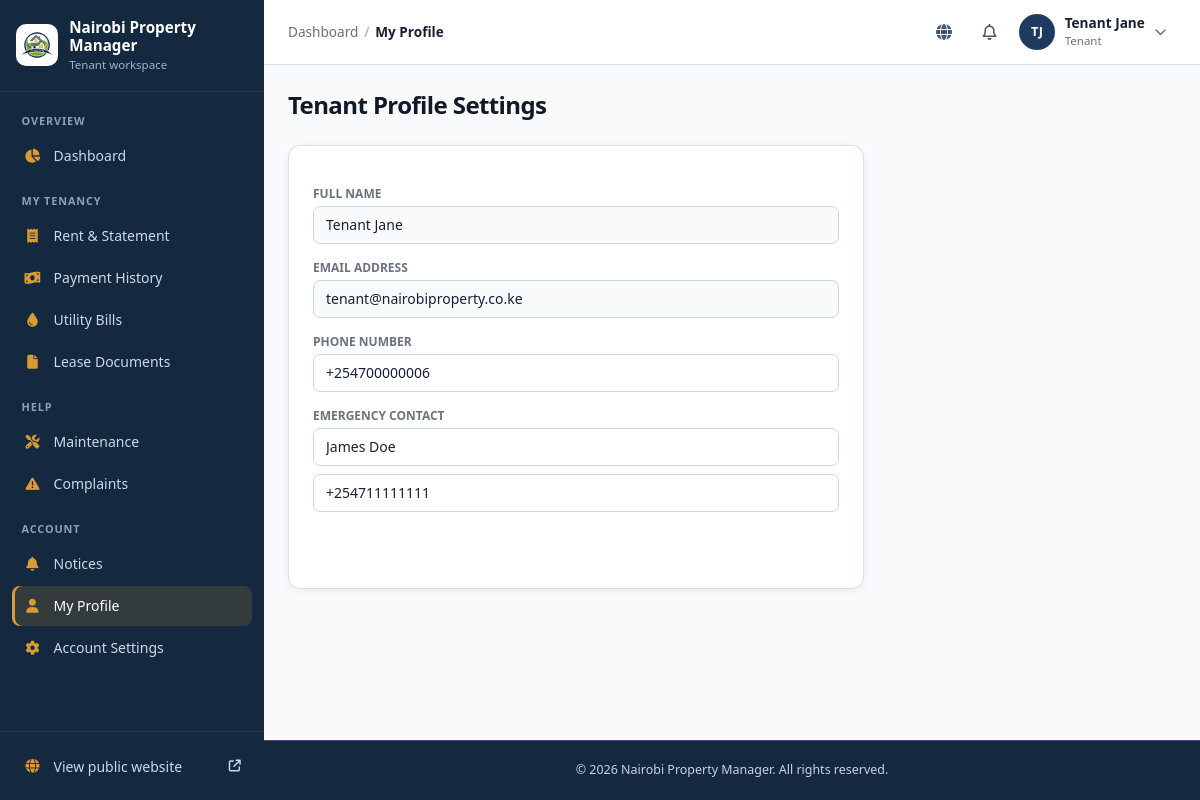
Page /tenant/profile.php (signed in) on the committed database.
### tables this page shows
CREATE TABLE IF NOT EXISTS tenants (
    id INT AUTO_INCREMENT PRIMARY KEY,
    user_id INT NULL,
    full_name VARCHAR(100) NOT NULL,
    phone VARCHAR(20) NOT NULL,
    email VARCHAR(150) NOT NULL,
    national_id VARCHAR(50) NOT NULL UNIQUE,
    gender ENUM('Male', 'Female', 'Other') NOT NULL,
    date_of_birth DATE NULL,
    emergency_contact_name VARCHAR(100),
    emergency_contact_phone VARCHAR(20),
    occupation VARCHAR(100),
    employer VARCHAR(100),
    current_address TEXT,
    profile_photo VARCHAR(255),
    status ENUM('Active', 'Inactive', 'Evicted', 'Blacklisted') DEFAULT 'Active',
    created_at TIMESTAMP DEFAULT CURRENT_TIMESTAMP,
    FOREIGN KEY (user_id) REFERENCES users(id) ON DELETE SET NULL
);

### config/auth.php (called while the page is built, shortened)
<?php
function isLoggedIn() {
    return isset($_SESSION['user_id']) && !empty($_SESSION['user_id']);
}
function getCurrentUser() {
    return [
        'id' => $_SESSION['user_id'] ?? null,
        'role_id' => $_SESSION['role_id'] ?? null,
        'role_name' => $_SESSION['role_name'] ?? null,
        'full_name' => $_SESSION['full_name'] ?? '',
        'email' => $_SESSION['email'] ?? ''
    ];
}
function dashboardPathForRole($role_name) {
    if ($role_name === 'Tenant') return 'tenant/dashboard.php';
    return 'public/index.php?error=role_portal_unavailable';
}

### includes/shell.php (called while the page is built, shortened)
<?php
require_once __DIR__ . '/../config/modules.php';
require_once __DIR__ . '/functions.php';
function shell_notifications(int $userId): array {
    static $cache = [];
    if (!isset($cache[$userId])) {
        $db = db();
        $count = $db->prepare('SELECT COUNT(*) FROM notifications WHERE user_id = ? AND is_read = 0');
        $count->execute([$userId]);
        $latest = $db->prepare('SELECT id, title, message, is_read, created_at FROM notifications WHERE user_id = ? ORDER BY created_at DESC, id DESC LIMIT 6');
        $latest->execute([$userId]);
        $cache[$userId] = ['unread' => (int)$count->fetchColumn(), 'latest' => $latest->fetchAll()];
    }
    return $cache[$userId];
}
function current_module_key(): ?string {
    $script = str_replace('\\', '/', $_SERVER['SCRIPT_NAME'] ?? '');
    return null;
}
function shell_breadcrumbs(string $dashboardUrl, ?string $pageTitle): array {
    $script = str_replace('\\', '/', $_SERVER['SCRIPT_NAME'] ?? '');
    $crumbs = [['Dashboard', $dashboardUrl]];
    $key = current_module_key();
    $crumbs[] = [$pageTitle ?? 'Page', null];
    return $crumbs;
}
function user_initials(string $name): string {
    $words = preg_split('/\s+/', trim($name)) ?: [];
    $initials = '';
    foreach (array_slice($words, 0, 2) as $word) $initials .= mb_strtoupper(mb_substr($word, 0, 1));
    return $initials !== '' ? $initials : '?';
}

### config/modules.php (called while the page is built, shortened)
<?php
require_once __DIR__ . '/auth.php';
function app_modules(): array {
    $managers = ['Super Admin', 'Property Manager'];
    $finance = ['Super Admin', 'Property Manager', 'Accountant'];
}

### includes/functions.php (called while the page is built, shortened)
<?php
function e($string) {
    return htmlspecialchars($string ?? '', ENT_QUOTES, 'UTF-8');
}

### tenant/profile.php (the view, shortened to what this page needs)
<?php
require_once __DIR__ . '/../config/auth.php';
require_once __DIR__ . '/../includes/functions.php';
$db = db();
$user = getCurrentUser();
$tenant_stmt = $db->prepare("SELECT * FROM tenants WHERE user_id = ?");
$tenant_stmt->execute([$user['id']]);
$tenant = $tenant_stmt->fetch();
$page_title = 'My Profile';
include __DIR__ . '/../includes/layout_top.php';
?>
            <h1 class="text-2xl font-bold text-gray-900">Tenant Profile Settings</h1>
            <div class="bg-white p-6 rounded-xl border border-gray-100 shadow-sm max-w-xl">
                <form method="POST" class="space-y-4">
                    <div>
                        <label class="block text-xs font-semibold text-gray-500 uppercase mb-1">Full Name</label>
                        <input type="text" disabled value="<?php echo e($tenant['full_name']); ?>" class="w-full px-3 py-2 border border-gray-200 rounded-lg text-sm bg-gray-50 text-gray-500">
                    </div>
                    <div>
                        <label class="block text-xs font-semibold text-gray-500 uppercase mb-1">Email Address</label>
                        <input type="email" disabled value="<?php echo e($tenant['email']); ?>" class="w-full px-3 py-2 border border-gray-200 rounded-lg text-sm bg-gray-50 text-gray-500">
                    </div>
                    <div>
                        <label class="block text-xs font-semibold text-gray-500 uppercase mb-1">Phone Number</label>
                    <input type="text" name="phone_number" value="<?php echo e($tenant['phone']); ?>" class="w-full px-3 py-2 border border-gray-300 rounded-lg text-sm outline-none">
                    </div>
                    <div>
                        <label class="block text-xs font-semibold text-gray-500 uppercase mb-1">Emergency Contact</label>
                        <input type="text" name="emergency_contact_name" value="<?php echo e($tenant['emergency_contact_name'] ?? ''); ?>" placeholder="Contact name" class="w-full px-3 py-2 border border-gray-300 rounded-lg text-sm outline-none">
                        <input type="tel" name="emergency_contact_phone" value="<?php echo e($tenant['emergency_contact_phone'] ?? ''); ?>" placeholder="Contact phone" class="w-full mt-2 px-3 py-2 border border-gray-300 rounded-lg text-sm outline-none">
                    </div>
                    <button type="submit" class="bg-primary text-white font-semibold px-4 py-2 rounded-lg text-sm">Save Changes</button>
                </form>
            </div>
<?php include __DIR__ . '/../includes/layout_bottom.php'; ?>

### includes/navbar.php (shortened to what this page needs)
<?php
require_once __DIR__ . '/../config/auth.php';
require_once __DIR__ . '/functions.php';
$currentUser = getCurrentUser();
$isPublicPage = strpos($_SERVER['SCRIPT_NAME'] ?? '', '/public/') !== false || basename($_SERVER['SCRIPT_NAME'] ?? '') === 'index.php';
$role = $currentUser['role_name'] ?? '';
$dashboardUrl = $currentUser ? BASE_URL . '/' . dashboardPathForRole($role) : '';
?>
<?php if ($isPublicPage): ?>
<header class="public-header">
  <div class="site-container public-header-inner">
    <a class="brand" href="<?php echo BASE_URL; ?>/" aria-label="<?php echo e(APP_NAME); ?> home"><img class="brand-logo" src="<?php echo BASE_URL; ?>/assets/houselogo.avif" alt=""><span><?php echo e(APP_NAME); ?></span></a>
    <button type="button" class="mobile-menu-toggle" aria-controls="public-navigation" aria-expanded="false" aria-label="Open navigation"><span></span><span></span><span></span></button>
    <nav id="public-navigation" class="public-navigation" aria-label="Main navigation">
      <a href="<?php echo BASE_URL; ?>/" <?php echo basename($_SERVER['SCRIPT_NAME'] ?? '') === 'index.php' ? 'aria-current="page"' : ''; ?>>Home</a>
      <a href="<?php echo BASE_URL; ?>/public/properties.php">Properties</a>
      <a href="<?php echo BASE_URL; ?>/#services">Services</a>
      <a href="<?php echo BASE_URL; ?>/#about">About</a>
      <a href="<?php echo BASE_URL; ?>/public/contact.php">Contact</a>
      <span class="public-nav-actions">
        <?php if ($currentUser): ?>
          <?php if ($dashboardUrl !== ''): ?><a class="nav-login" href="<?php echo $dashboardUrl; ?>">My dashboard</a><?php endif; ?>
          <form method="post" action="<?php echo BASE_URL; ?>/api/logout.php"><?php echo csrf_field(); ?><button class="nav-cta" type="submit">Log out</button></form>
        <?php else: ?>
           <a class="nav-login" href="<?php echo BASE_URL; ?>/public/register.php">Register</a>
          <a class="nav-login" href="<?php echo BASE_URL; ?>/public/login.php">Log in</a>
          <a class="nav-cta" href="<?php echo BASE_URL; ?>/public/properties.php">Find a home</a>
        <?php endif; ?>
      </span>
    </nav>
  </div>
</header>
<?php else:
    require_once __DIR__ . '/shell.php';
    $crumbs = shell_breadcrumbs($dashboardUrl, $page_title ?? null);
    $bell = $currentUser ? shell_notifications((int)$currentUser['id']) : ['unread' => 0, 'latest' => []];
?>
<header class="app-topbar">
  <div class="app-topbar-inner">
    <nav class="topbar-breadcrumb hidden sm:block" aria-label="Breadcrumb"><ol>
      <?php foreach ($crumbs as $index => [$label, $url]): $isLast = $index === count($crumbs) - 1; ?>
        <li<?php echo $isLast ? ' aria-current="page"' : ''; ?>><?php if ($url && !$isLast): ?><a href="<?php echo e($url); ?>"><?php echo e($label); ?></a><?php else: ?><?php echo e($label); ?><?php endif; ?></li>
      <?php endforeach; ?>
    </ol></nav>
    <div class="topbar-actions">
      <a class="topbar-icon hidden sm:inline-flex" href="<?php echo BASE_URL; ?>/" target="_blank" rel="noopener" title="View public website" aria-label="View public website (opens in a new tab)"><i class="fa-solid fa-globe" aria-hidden="true"></i></a>
      <details class="topbar-menu">
        <summary class="topbar-icon" aria-label="Notifications<?php echo $bell['unread'] ? ', ' . $bell['unread'] . ' unread' : ''; ?>">
          <i class="fa-regular fa-bell" aria-hidden="true"></i>
        </summary>
      </details>
      <details class="topbar-menu">
        <summary class="topbar-user" aria-label="Account menu for <?php echo e($currentUser['full_name'] ?? ''); ?>">
          <span class="avatar" aria-hidden="true"><?php echo e(user_initials($currentUser['full_name'] ?? '')); ?></span>
          <span class="topbar-user-text hidden md:block"><strong><?php echo e($currentUser['full_name'] ?? ''); ?></strong><small><?php echo e($role); ?></small></span>
          <i class="fa-solid fa-chevron-down text-xs text-gray-500 hidden md:inline" aria-hidden="true"></i>
        </summary>
      </details>
    </div>
  </div>
</header>
<?php endif; ?>

### assets/app.css (style rules this page uses)
:root { --color-primary: #1e3a5f; --color-secondary: #14283f; --color-accent: #d89b32; --color-success: #198754; --color-danger: #dc3545; }
body { font-family: 'Inter', system-ui, -apple-system, BlinkMacSystemFont, "Segoe UI", Roboto, "Helvetica Neue", Arial, sans-serif; background-color: #f8fafc; color: #1e293b; margin: 0; padding: 0; -webkit-font-smoothing: antialiased; }
:root { --site-ink:#172033; --site-muted:#566175; --site-navy:#1e3a5f; --site-blue:#345c82; --site-pale:#eaf2f8; --site-line:#d9e1ea; --site-accent:#d89b32; --site-link:#22566e; }
html { scroll-behavior:smooth; }
:root { --primary: #1e3a5f; --primary-dark: #14283f; --primary-light: #eaf2f8; --secondary: #14283f; --accent: #d89b32; --background: #f4f7fb; --surface-soft: #eef3f8; --surface: #ffffff; --text: #172033; --text-muted: #667085; --border: #d9e1ea; --success: #198754; --warning: #d99a00; --danger: #dc3545; --shadow-sm: 0 2px 8px rgba(15, 23, 42, .06); --shadow-md: 0 8px 25px rgba(15, 23, 42, .08); --radius-sm: 7px; --radius-md: 12px; --radius-lg: 16px; }
html { color-scheme: light; }
body { color:var(--text); background:var(--background); font-family:Inter,system-ui,-apple-system,"Segoe UI",sans-serif; }
body.bg-gray-50,.bg-gray-50 { background-color:var(--background); }
.text-gray-800 { color:var(--text); }
h1,h2,h3,h4 { color:#1c3542; letter-spacing:-.025em; }
a,button,input,select,textarea { -webkit-tap-highlight-color:transparent; }
button { cursor:pointer; transition:background-color .16s ease,color .16s ease,border-color .16s ease,box-shadow .16s ease,transform .16s ease; }
input:not([type="checkbox"]):not([type="radio"]),select,textarea { max-width:100%; border-color:#cbd8dc; border-radius:var(--radius-sm); color:var(--text); }
input::placeholder,textarea::placeholder { color:#8a989e; }
label { color:#435963; }
.bg-white.rounded-xl.border,.bg-white.rounded-xl.shadow-sm { border-color:var(--border); box-shadow:var(--shadow-sm); }
.bg-white.rounded-xl.border.shadow-sm { transition:box-shadow .18s ease,border-color .18s ease; }
main h1 { line-height:1.2; }
.app-topbar { position:sticky; top:0; z-index:30; border-bottom:1px solid var(--border); background:rgba(255,255,255,.94); backdrop-filter:saturate(1.4) blur(8px); }
.app-topbar-inner { display:flex; align-items:center; gap:.75rem; min-height:4rem; padding:0 1.5rem; }
.topbar-breadcrumb { min-width:0; }
.topbar-breadcrumb ol { display:flex; flex-wrap:wrap; align-items:center; gap:.35rem; margin:0; padding:0; list-style:none; color:var(--text-muted); font-size:.85rem; }
.topbar-breadcrumb li + li::before { content:"/"; margin-right:.35rem; color:#b4c0cc; }
.topbar-breadcrumb a { color:var(--text-muted); text-decoration:none; }
.topbar-breadcrumb [aria-current="page"] { color:var(--text); font-weight:600; }
.topbar-actions { display:flex; align-items:center; gap:.35rem; margin-left:auto; }
.topbar-icon { position:relative; display:inline-flex; align-items:center; justify-content:center; width:2.5rem; height:2.5rem; border-radius:999px; color:#41556a; text-decoration:none; cursor:pointer; }
.topbar-menu { position:relative; }
.topbar-menu > summary { list-style:none; }
.topbar-user { display:flex; align-items:center; gap:.6rem; padding:.25rem .6rem .25rem .25rem; border-radius:999px; cursor:pointer; }
.topbar-user-text strong { display:block; color:var(--text); font-size:.85rem; line-height:1.2; }
.topbar-user-text small { display:block; color:var(--text-muted); font-size:.72rem; }
.avatar { display:inline-flex; align-items:center; justify-content:center; width:2.25rem; height:2.25rem; flex:none; border-radius:999px; background:var(--primary); color:#fff; font-size:.8rem; font-weight:700; letter-spacing:.02em; }
.text-gray-500 { color:#6b7d86; }

### rows in the picture
tenants: full_name "TJ", full_name "Tenant Jane", email "tenant@nairobiproperty.co.ke", phone_number "+254700000006", emergency_contact_name "James Doe", emergency_contact_phone "+254711111111"

### other values in the picture
APP_NAME "Nairobi Property Manager"
$role "Tenant"
$label "OVERVIEW MY TENANCY HELP ACCOUNT"
$label "Dashboard Rent & Statement Payment History Utility Bills Lease Documents Maintenance Complaints Notices My Profile Account Settings"
$label "Dashboard"
$label "My Profile"
